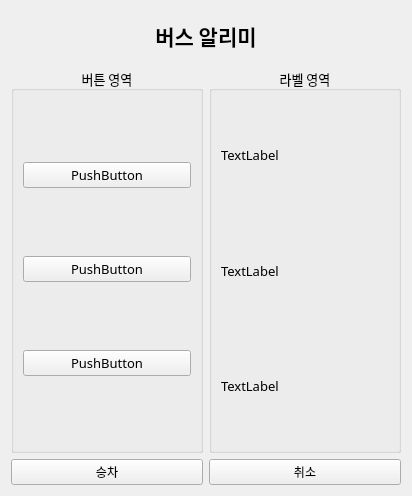
<?xml version="1.0" encoding="UTF-8"?>
<ui version="4.0">
 <class>Form</class>
 <widget class="QWidget" name="Form">
  <property name="geometry">
   <rect>
    <x>0</x>
    <y>0</y>
    <width>412</width>
    <height>496</height>
   </rect>
  </property>
  <property name="font">
   <font>
    <family>나눔고딕</family>
   </font>
  </property>
  <property name="windowTitle">
   <string>Form</string>
  </property>
  <layout class="QGridLayout" name="gridLayout">
   <item row="0" column="0">
    <layout class="QVBoxLayout" name="verticalLayout">
     <property name="sizeConstraint">
      <enum>QLayout::SetMinimumSize</enum>
     </property>
     <item>
      <widget class="QLabel" name="label">
       <property name="maximumSize">
        <size>
         <width>16777215</width>
         <height>50</height>
        </size>
       </property>
       <property name="font">
        <font>
         <family>나눔고딕 ExtraBold</family>
         <pointsize>16</pointsize>
         <weight>75</weight>
         <bold>true</bold>
        </font>
       </property>
       <property name="styleSheet">
        <string notr="true">text-alignment: center;
</string>
       </property>
       <property name="text">
        <string>버스 알리미</string>
       </property>
       <property name="alignment">
        <set>Qt::AlignCenter</set>
       </property>
      </widget>
     </item>
     <item>
      <layout class="QVBoxLayout" name="verticalLayout_2">
       <item>
        <layout class="QGridLayout" name="gridLayout_2">
         <item row="0" column="0">
          <widget class="QGroupBox" name="groupBox">
           <property name="minimumSize">
            <size>
             <width>0</width>
             <height>200</height>
            </size>
           </property>
           <property name="font">
            <font>
             <family>나눔고딕</family>
             <pointsize>10</pointsize>
            </font>
           </property>
           <property name="title">
            <string>버튼 영역</string>
           </property>
           <property name="alignment">
            <set>Qt::AlignCenter</set>
           </property>
           <layout class="QGridLayout" name="gridLayout_3">
            <item row="2" column="0">
             <widget class="QPushButton" name="pushButton_3">
              <property name="text">
               <string>PushButton</string>
              </property>
             </widget>
            </item>
            <item row="0" column="0">
             <widget class="QPushButton" name="pushButton">
              <property name="text">
               <string>PushButton</string>
              </property>
             </widget>
            </item>
            <item row="1" column="0">
             <widget class="QPushButton" name="pushButton_2">
              <property name="text">
               <string>PushButton</string>
              </property>
             </widget>
            </item>
           </layout>
          </widget>
         </item>
         <item row="0" column="1">
          <widget class="QGroupBox" name="groupBox_2">
           <property name="font">
            <font>
             <family>나눔고딕</family>
             <pointsize>10</pointsize>
            </font>
           </property>
           <property name="title">
            <string>라벨 영역</string>
           </property>
           <property name="alignment">
            <set>Qt::AlignCenter</set>
           </property>
           <layout class="QGridLayout" name="gridLayout_4">
            <item row="0" column="0">
             <widget class="QLabel" name="label_2">
              <property name="text">
               <string>TextLabel</string>
              </property>
             </widget>
            </item>
            <item row="1" column="0">
             <widget class="QLabel" name="label_3">
              <property name="text">
               <string>TextLabel</string>
              </property>
             </widget>
            </item>
            <item row="2" column="0">
             <widget class="QLabel" name="label_4">
              <property name="text">
               <string>TextLabel</string>
              </property>
             </widget>
            </item>
           </layout>
          </widget>
         </item>
         <item row="1" column="0">
          <layout class="QHBoxLayout" name="horizontalLayout_3">
           <item>
            <widget class="QPushButton" name="btnPush">
             <property name="maximumSize">
              <size>
               <width>250</width>
               <height>16777215</height>
              </size>
             </property>
             <property name="text">
              <string>승차</string>
             </property>
            </widget>
           </item>
          </layout>
         </item>
         <item row="1" column="1">
          <widget class="QPushButton" name="btnPop">
           <property name="text">
            <string>취소</string>
           </property>
          </widget>
         </item>
        </layout>
       </item>
      </layout>
     </item>
    </layout>
   </item>
  </layout>
 </widget>
 <resources/>
 <connections/>
</ui>
